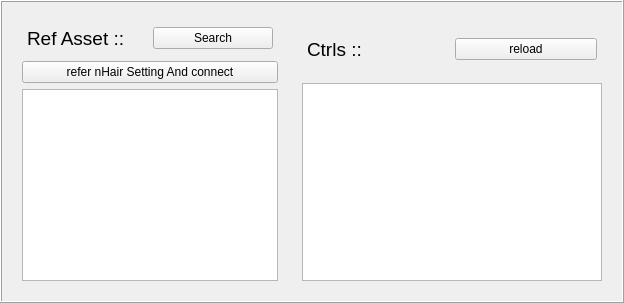
       <widget class="QFrame" name="frame_5">
        <property name="frameShape">
         <enum>QFrame::Shape::Box</enum>
        </property>
        <property name="frameShadow">
         <enum>QFrame::Shadow::Raised</enum>
        </property>
        <layout class="QHBoxLayout" name="horizontalLayout_6">
         <item>
          <widget class="QFrame" name="frame_2">
           <property name="frameShape">
            <enum>QFrame::Shape::NoFrame</enum>
           </property>
           <property name="frameShadow">
            <enum>QFrame::Shadow::Raised</enum>
           </property>
           <layout class="QVBoxLayout" name="verticalLayout_3">
            <item>
             <widget class="QFrame" name="frame3">
              <layout class="QHBoxLayout" name="horizontalLayout">
               <property name="leftMargin">
                <number>5</number>
               </property>
               <property name="topMargin">
                <number>5</number>
               </property>
               <property name="rightMargin">
                <number>5</number>
               </property>
               <property name="bottomMargin">
                <number>5</number>
               </property>
               <item>
                <widget class="QLabel" name="label_3">
                 <property name="font">
                  <font>
                   <pointsize>14</pointsize>
                  </font>
                 </property>
                 <property name="text">
                  <string>Ref Asset :: </string>
                 </property>
                </widget>
               </item>
               <item>
                <widget class="QPushButton" name="RefAssetSearch_Btn">
                 <property name="text">
                  <string>Search</string>
                 </property>
                </widget>
               </item>
              </layout>
             </widget>
            </item>
            <item>
             <widget class="QPushButton" name="refer_nHair_Btn">
              <property name="text">
               <string>refer nHair Setting And connect</string>
              </property>
             </widget>
            </item>
            <item>
             <widget class="QListWidget" name="References_LW">
              <property name="minimumSize">
               <size>
                <width>200</width>
                <height>0</height>
               </size>
              </property>
              <property name="maximumSize">
               <size>
                <width>16777215</width>
                <height>16777215</height>
               </size>
              </property>
              <property name="selectionMode">
               <enum>QAbstractItemView::SelectionMode::SingleSelection</enum>
              </property>
             </widget>
            </item>
           </layout>
          </widget>
         </item>
         <item>
          <widget class="QFrame" name="frame_3">
           <property name="frameShape">
            <enum>QFrame::Shape::NoFrame</enum>
           </property>
           <property name="frameShadow">
            <enum>QFrame::Shadow::Raised</enum>
           </property>
           <layout class="QVBoxLayout" name="verticalLayout">
            <item>
             <widget class="QFrame" name="frame4">
              <property name="minimumSize">
               <size>
                <width>0</width>
                <height>55</height>
               </size>
              </property>
              <layout class="QHBoxLayout" name="horizontalLayout_2">
               <property name="leftMargin">
                <number>5</number>
               </property>
               <property name="topMargin">
                <number>5</number>
               </property>
               <property name="rightMargin">
                <number>5</number>
               </property>
               <property name="bottomMargin">
                <number>5</number>
               </property>
               <item>
                <widget class="QLabel" name="label_5">
                 <property name="font">
                  <font>
                   <pointsize>14</pointsize>
                  </font>
                 </property>
                 <property name="text">
                  <string>Ctrls :: </string>
                 </property>
                </widget>
               </item>
               <item>
                <widget class="QPushButton" name="CtrlReload_Btn">
                 <property name="text">
                  <string>reload</string>
                 </property>
                </widget>
               </item>
              </layout>
             </widget>
            </item>
            <item>
             <widget class="QListWidget" name="Ctrls_LW">
              <property name="minimumSize">
               <size>
                <width>300</width>
                <height>0</height>
               </size>
              </property>
              <property name="maximumSize">
               <size>
                <width>16777215</width>
                <height>16777215</height>
               </size>
              </property>
              <property name="selectionMode">
               <enum>QAbstractItemView::SelectionMode::MultiSelection</enum>
              </property>
             </widget>
            </item>
           </layout>
          </widget>
         </item>
        </layout>
       </widget>
